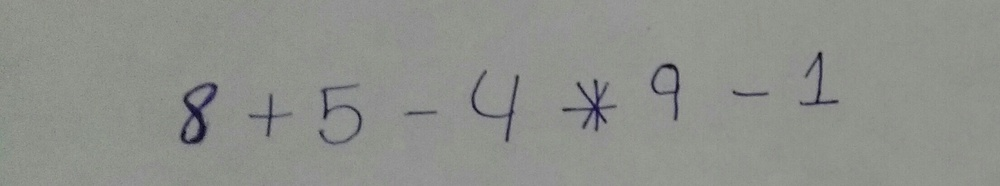
%> input picture Server_Code/test1.jpg, 1000 x 186 px, shrunk from 2209 x 410 before the run
$ octave --eval "result = deblur(imread('test1.jpg'));"   (GNU Octave 9; MATLAB toolbox functions it lacks are replaced by stand-ins)
%> lines starting %> are read from the running program, lines starting %| are printed output that depends on the picture
% This file is for debluring a image
% input: the original image
% output: the clear image after dilation and erosion
function [imgOut] = deblur(img)
% Perform iterative enhancement
numIterations = 10;
SE = strel('disk', 10);
for nIter = 1:numIterations
    imgDilate = imdilate(img, SE);
    imgErode = imerode(img, SE);
    imgMid = 0.5*(imgDilate + imgErode);
    idxDilate = find(img >= imgMid);
    idxErode = find(img < imgMid);
    img(idxDilate) = imgDilate(idxDilate);
    img(idxErode) = imgErode(idxErode);
end % nIter
%> this loop made 10 passes
%> pass 1, in deblur, `imgDilate = imdilate(img, SE);`:
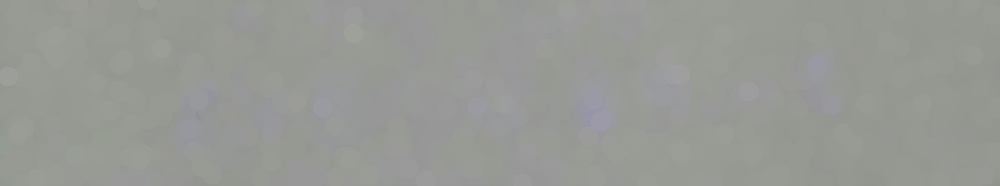
%> imgDilate: size 186x1000x3 uint8; mean R, G, B 151.1, 153.4, 148.7
%> pass 1, in deblur, `imgErode = imerode(img, SE);`:
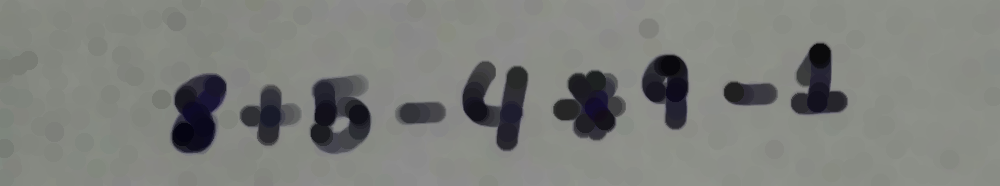
%> imgErode: size 186x1000x3 uint8; mean R, G, B 124.7, 126.6, 122.6
%> pass 1, in deblur, `imgMid = 0.5*(imgDilate + imgErode);`:
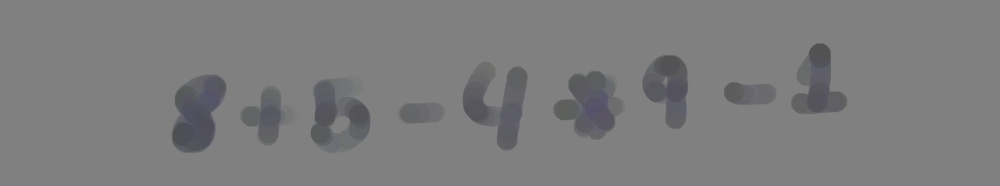
%> imgMid: size 186x1000x3 uint8; mean R, G, B 124.3, 124.3, 124.9
%> after the loop:
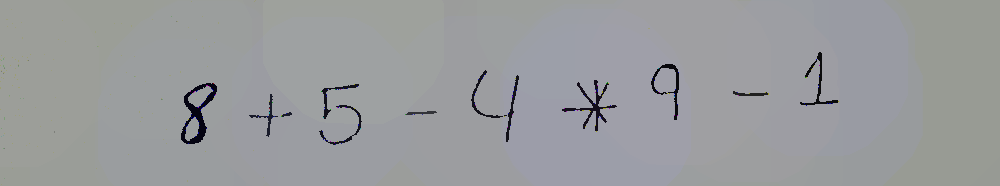
%> img: size 186x1000x3 uint8; mean R, G, B 153.6, 155.4, 157.6
imgOut = img;
end

$ run again, on Server_Code/test3.jpg
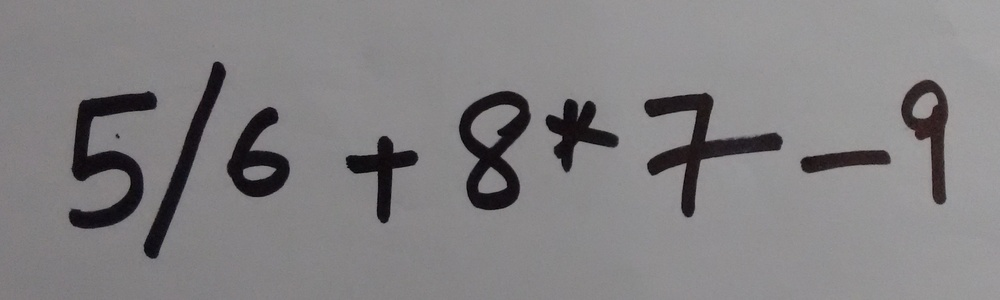
%> input picture Server_Code/test3.jpg, 1000 x 300 px, shrunk from 2092 x 628 before the run
%> the loop in deblur, `for nIter = 1:numIterations` made 10 passes
%> pass 1, in deblur, `imgMid = 0.5*(imgDilate + imgErode);`:
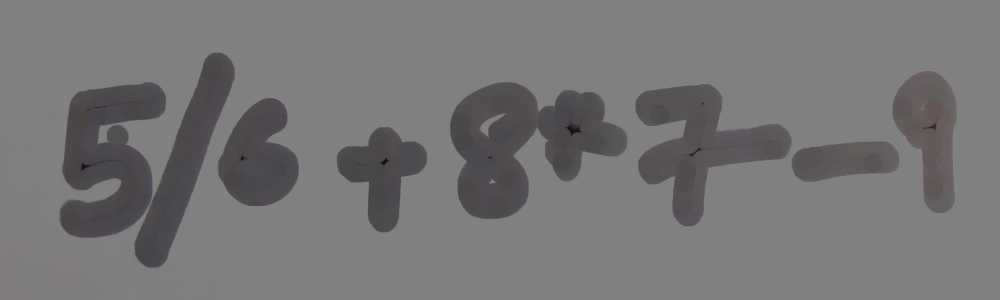
%> imgMid: size 300x1000x3 uint8; mean R, G, B 118.3, 117.4, 118.1
%> after the loop in deblur, `for nIter = 1:numIterations`:
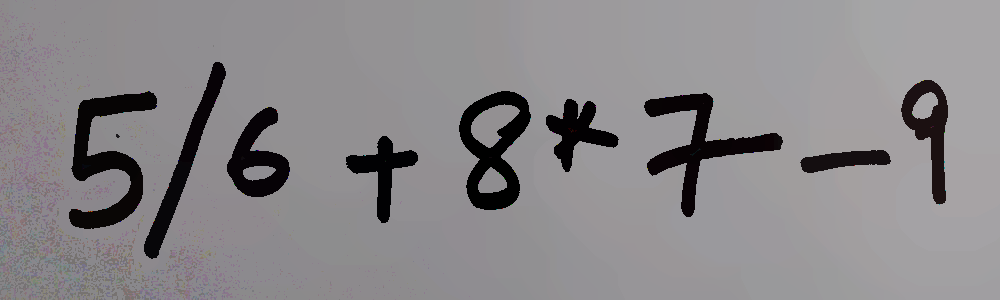
%> img: size 300x1000x3 uint8; mean R, G, B 137.4, 134.8, 137.3

$ run again, on Server_Code/test4.jpg
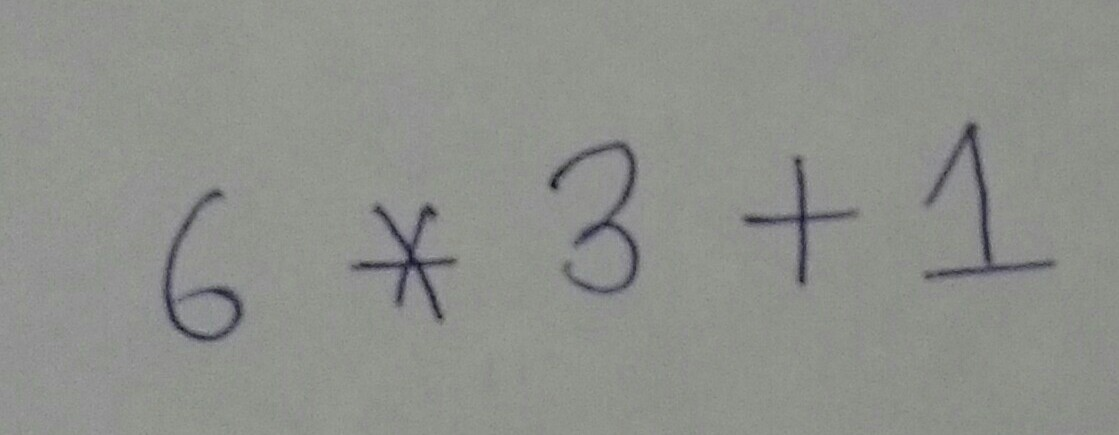
%> input picture Server_Code/test4.jpg, 1119 x 435 px
%> the loop in deblur, `for nIter = 1:numIterations` made 10 passes
%> pass 1, in deblur, `imgMid = 0.5*(imgDilate + imgErode);`:
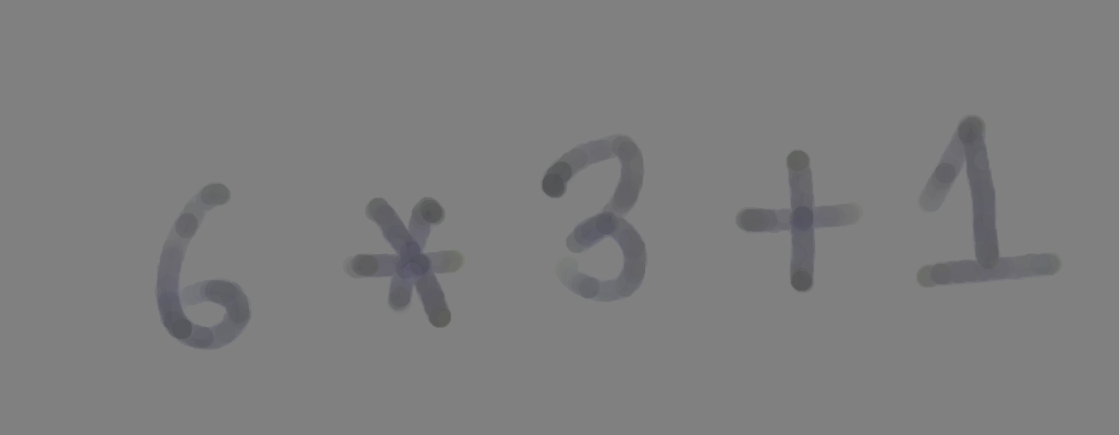
%> imgMid: size 435x1119x3 uint8; mean R, G, B 126, 126, 126.4
%> after the loop in deblur, `for nIter = 1:numIterations`:
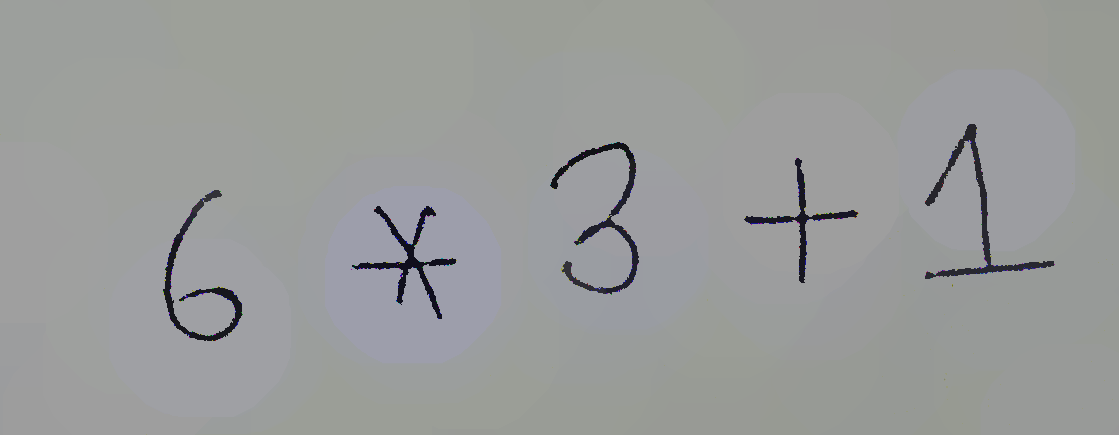
%> img: size 435x1119x3 uint8; mean R, G, B 153.2, 155.1, 154.3
